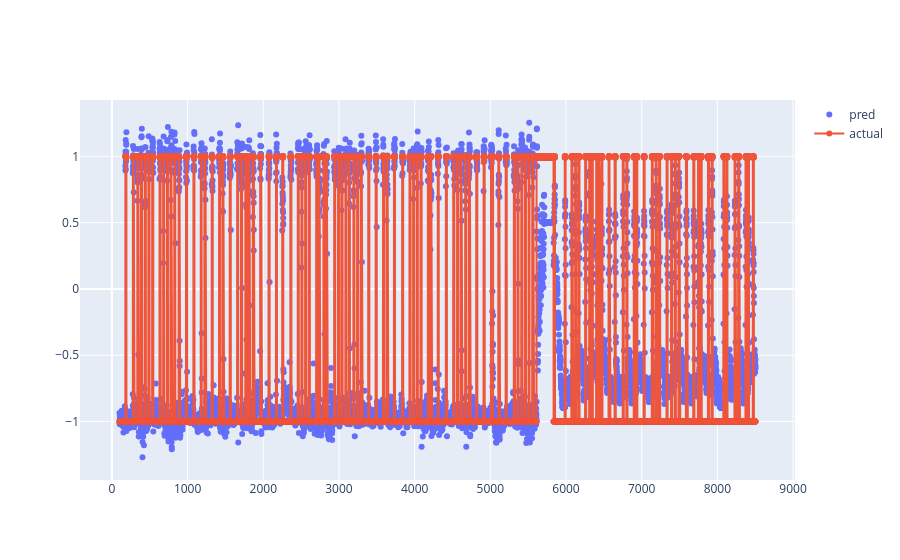

Here is the notebook cell this chart was saved with:
### Code cell
import plotly.graph_objects as go
fig = go.Figure()
fig.add_trace(go.Scatter(x=test_pred_df["time"], y=test_pred_df["pred"], mode='markers', name='pred'))
fig.add_trace(go.Scatter(x=test_pred_df["time"], y=test_pred_df["label"], mode='markers+lines', name='actual'))
# px.scatter(df_test_pred, x="time", y="label")

### Figure 1 — Plotly figure (JSON) as saved in the notebook; plotly's stock layout.template omitted (floating-point values rounded to 4 significant figures; data arrays with more than 128 entries replaced by an {"elided": "..."} marker saying what was removed)
{"data": [{"mode": "markers", "name": "pred", "type": "scatter", "x": {"elided": "8405 int values"}, "y": {"elided": "8405 float values"}}, {"mode": "markers+lines", "name": "actual", "type": "scatter", "x": {"elided": "8405 int values"}, "y": {"elided": "8405 float values"}}], "layout": {}}
